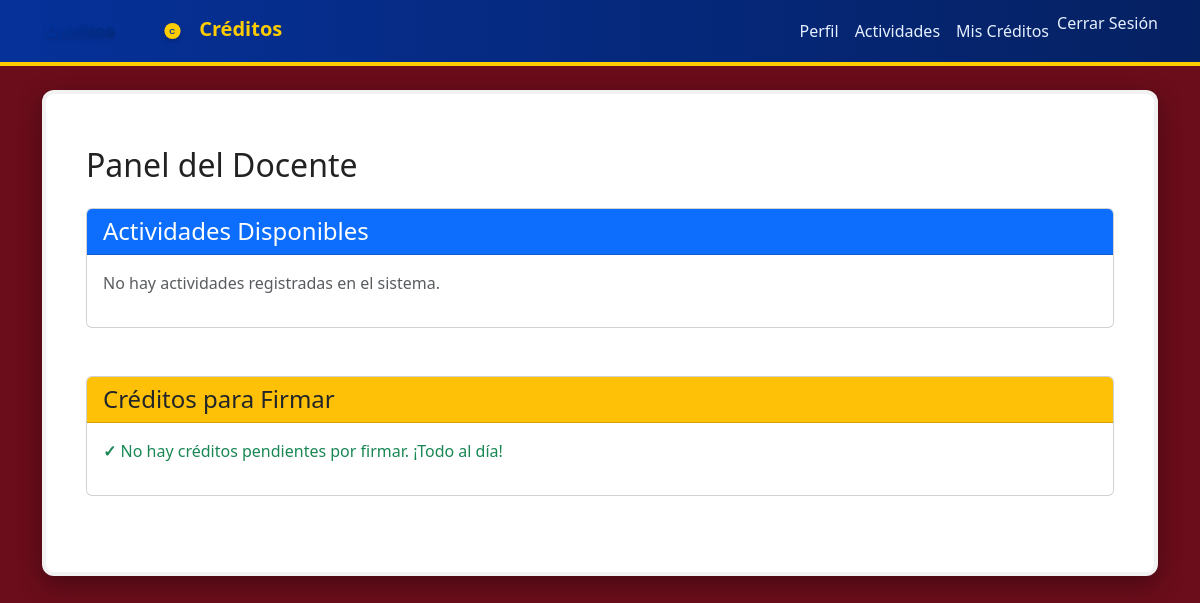
The page /creditos/docente/dashboard/ (signed in) on the database as committed earlier.
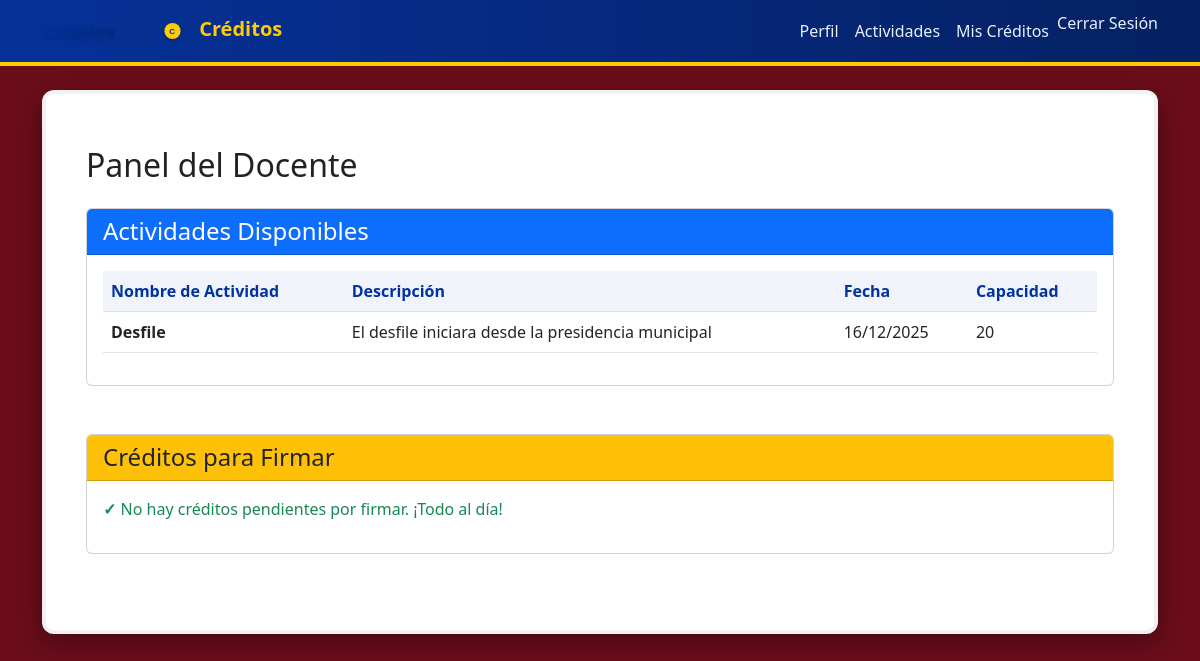
The same page on the database as committed later.
### actividades/models.py (models this page shows, shortened)
class Actividad(models.Model):
    TIPOS = (
        ('academico', 'Académico'),
        ('cultural', 'Cultural'),
        ('deportivo', 'Deportivo'),
    )
    nombre = models.CharField(max_length=150)
    convo = models.CharField(max_length=150, blank=True)
    descripcion = models.TextField(blank=True)
    tipo = models.CharField(max_length=20, choices=TIPOS)
    fecha = models.DateTimeField()
    lugar = models.CharField(max_length=150, blank=True)
    creditos_equivalentes = models.PositiveSmallIntegerField(default=1)
    capacidad = models.PositiveIntegerField(blank=True, null=True)
    creado_por = models.ForeignKey(Usuario, on_delete=models.SET_NULL, null=True, blank=True, related_name='actividades_creadas')
    inscritos = models.ManyToManyField(Usuario, blank=True, related_name='actividades_inscritas')
    liberado = models.BooleanField(default=False)
    liberado_por = models.ForeignKey(Usuario, on_delete=models.SET_NULL, null=True, blank=True, related_name='actividades_liberadas')
    fecha_liberacion = models.DateTimeField(null=True, blank=True)
    encargado = models.ForeignKey(Usuario, on_delete=models.SET_NULL, null=True, blank=True, related_name='actividades_encargadas')

### creditos/views.py (the view)
# urls.py: path('docente/dashboard/', views.docente_dashboard, name='docente_dashboard'),
@login_required
def docente_dashboard(request):
    actividades = Actividad.objects.all().order_by('nombre')
    creditos_por_firmar = Credito.objects.filter(
        liberado=True,
        firmado_docente=False
    ).order_by('-id')
    return render(request, 'creditos/docente_dashboard.html', {
        'actividades': actividades,
        'creditos': creditos_por_firmar,
    })

### creditos/templates/creditos/docente_dashboard.html
{% extends 'usuarios/base.html' %}
{% load static %}
{% block content %}
<div class="container mt-4">
  <h2 class="mb-4">Panel del Docente</h2>
  <div class="card mb-5">
    <div class="card-header bg-primary text-white">
      <h4 class="mb-0">Actividades Disponibles</h4>
    </div>
    <div class="card-body">
      {% if actividades %}
        <div class="table-responsive">
          <table class="table table-hover">
            <thead>
              <tr>
                <th>Nombre de Actividad</th>
                <th>Descripción</th>
                <th>Fecha</th>
                <th>Capacidad</th>
              </tr>
            </thead>
            <tbody>
              {% for actividad in actividades %}
              <tr>
                <td><strong>{{ actividad.nombre }}</strong></td>
                <td>{{ actividad.descripcion|truncatewords:15 }}</td>
                <td>{{ actividad.fecha|date:"d/m/Y" }}</td>
                <td>{{ actividad.capacidad }}</td>
              </tr>
              {% endfor %}
            </tbody>
          </table>
        </div>
      {% else %}
        <p class="text-muted">No hay actividades registradas en el sistema.</p>
      {% endif %}
    </div>
  </div>
  <div class="card mb-5">
    <div class="card-header bg-warning text-dark">
      <h4 class="mb-0">Créditos para Firmar</h4>
    </div>
    <div class="card-body">
      {% if creditos %}
        <div class="alert alert-info">
          <strong>{{ creditos|length }}</strong> crédito(s) pendiente(s) de tu firma.
          (El administrador ya asignó estas actividades)
        </div>
        <div class="table-responsive">
          <table class="table table-hover">
            <thead>
              <tr>
                <th>ID</th>
                <th>Nombre del Crédito</th>
                <th>Alumno</th>
                <th>Número de Control</th>
                <th>Tipo</th>
                <th>Semestre</th>
                <th>Firmado por Alumno</th>
                <th>Acción</th>
              </tr>
            </thead>
            <tbody>
              {% for c in creditos %}
              <tr>
                <td><strong>#{{ c.id }}</strong></td>
                <td>{{ c.nombre }}</td>
                <td>{% if c.alumno %}{{ c.alumno.username }}{% else %}-{% endif %}</td>
                <td>{{ c.numero_control }}</td>
                <td><span class="badge bg-secondary">{{ c.get_tipo_display }}</span></td>
                <td>{{ c.semestre }}</td>
                <td>
                  {% if c.firmado_alumno %}
                    <span class="badge bg-success">✓ Sí</span>
                  {% else %}
                    <span class="badge bg-danger">✗ Pendiente</span>
                  {% endif %}
                </td>
                <td>
                    <form method="post" action="{% url 'firmar_por_docente' c.id %}" style="display: inline;">
                      {% csrf_token %}
                      <button type="submit" class="btn btn-success btn-sm">
                        {% if c.firmado_alumno %}Firmar{% else %}Firmar (Alumno pendiente){% endif %}
                      </button>
                    </form>
                </td>
              </tr>
              {% endfor %}
            </tbody>
          </table>
        </div>
      {% else %}
        <p class="text-success"><strong>✓</strong> No hay créditos pendientes por firmar. ¡Todo al día!</p>
      {% endif %}
    </div>
  </div>
</div>
{% endblock %}

Rows that differ between the two databases and show on the page:
added Actividad: nombre "Desfile", descripcion "El desfile iniciara desde la presidencia municipal", fecha "16/12/2025", capacidad "20"
Other text that changed with them:
text no longer shown: "No hay actividades registradas en el sistema."
text now shown: "Nombre de Actividad Descripción Fecha Capacidad"
